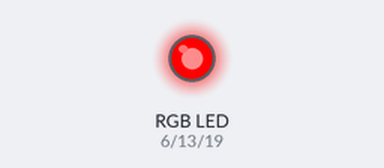
A program run on a simulated Raspberry Pi (BCM pin numbers). Shown: an RGB LED mixed from three pins (HIGH = lit).

Above: at 0.5 s.
At 1.5 s:
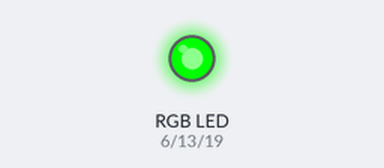
At 5.5 s:
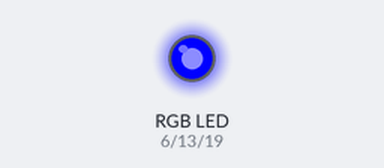
Timing chart, 0 to 6.9 s (numbered marks = the images above):
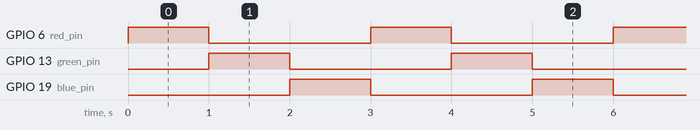

Measured:
- by itself, GPIO 6 (red_pin), GPIO 13 (green_pin), GPIO 19 (blue_pin): alternates HIGH for 1.0 s and LOW for 2.0 s
- by itself, everything shown: repeats every 3.0 s, in 3 steps

The program:

RGB_LED.py
```python
import RPi.GPIO as GPIO
import time

# Set GPIO mode and pin numbers
GPIO.setmode(GPIO.BCM)

# Define RGB LED pin numbers
red_pin = 6   # Replace with the GPIO pin number connected to the red LED
green_pin = 13  # Replace with the GPIO pin number connected to the green LED
blue_pin = 19   # Replace with the GPIO pin number connected to the blue LED

# Setup GPIO pins
GPIO.setup(red_pin, GPIO.OUT)
GPIO.setup(green_pin, GPIO.OUT)
GPIO.setup(blue_pin, GPIO.OUT)

# Function to set RGB color
def set_rgb_color(red, green, blue):
    GPIO.output(red_pin, red)
    GPIO.output(green_pin, green)
    GPIO.output(blue_pin, blue)

# Function to turn off RGB LED
def turn_off():
    set_rgb_color(0, 0, 0)

# Example: Blink through different colors
try:
    while True:
        set_rgb_color(1, 0, 0)  # Red
        time.sleep(1)
        set_rgb_color(0, 1, 0)  # Green
        time.sleep(1)
        set_rgb_color(0, 0, 1)  # Blue
        time.sleep(1)
except KeyboardInterrupt:
    turn_off()
    GPIO.cleanup()
```
